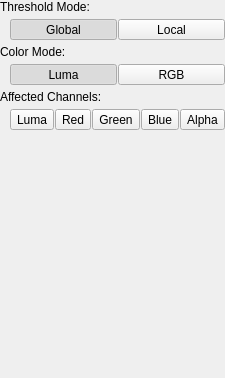
<?xml version="1.0" encoding="UTF-8"?>
<ui version="4.0">
 <class>FilterWidget</class>
 <widget class="QWidget" name="FilterWidget">
  <property name="geometry">
   <rect>
    <x>0</x>
    <y>0</y>
    <width>202</width>
    <height>378</height>
   </rect>
  </property>
  <property name="windowTitle">
   <string>Form</string>
  </property>
  <layout class="QVBoxLayout" name="verticalLayout" stretch="0,1">
   <property name="spacing">
    <number>0</number>
   </property>
   <property name="leftMargin">
    <number>0</number>
   </property>
   <property name="topMargin">
    <number>0</number>
   </property>
   <property name="rightMargin">
    <number>0</number>
   </property>
   <property name="bottomMargin">
    <number>0</number>
   </property>
   <item>
    <layout class="QVBoxLayout" name="verticalLayout_6">
     <property name="spacing">
      <number>5</number>
     </property>
     <item>
      <widget class="QLabel" name="mLabelThresholdMode">
       <property name="text">
        <string>Threshold Mode:</string>
       </property>
      </widget>
     </item>
     <item>
      <layout class="QHBoxLayout" name="horizontalLayout_3">
       <property name="spacing">
        <number>1</number>
       </property>
       <property name="leftMargin">
        <number>10</number>
       </property>
       <item>
        <widget class="QToolButton" name="mButtonThresholdModeGlobal">
         <property name="sizePolicy">
          <sizepolicy hsizetype="Preferred" vsizetype="Preferred">
           <horstretch>0</horstretch>
           <verstretch>0</verstretch>
          </sizepolicy>
         </property>
         <property name="text">
          <string>Global</string>
         </property>
         <property name="checkable">
          <bool>true</bool>
         </property>
         <property name="checked">
          <bool>true</bool>
         </property>
         <property name="autoExclusive">
          <bool>true</bool>
         </property>
         <property name="class" stdset="0">
          <string>cFlatOptionButton</string>
         </property>
        </widget>
       </item>
       <item>
        <widget class="QToolButton" name="mButtonThresholdModeLocal">
         <property name="sizePolicy">
          <sizepolicy hsizetype="Preferred" vsizetype="Preferred">
           <horstretch>0</horstretch>
           <verstretch>0</verstretch>
          </sizepolicy>
         </property>
         <property name="text">
          <string>Local</string>
         </property>
         <property name="checkable">
          <bool>true</bool>
         </property>
         <property name="autoExclusive">
          <bool>true</bool>
         </property>
         <property name="class" stdset="0">
          <string>cFlatOptionButton</string>
         </property>
        </widget>
       </item>
      </layout>
     </item>
     <item>
      <widget class="QLabel" name="label_3">
       <property name="text">
        <string>Color Mode:</string>
       </property>
      </widget>
     </item>
     <item>
      <layout class="QHBoxLayout" name="horizontalLayout_2">
       <property name="spacing">
        <number>1</number>
       </property>
       <property name="leftMargin">
        <number>10</number>
       </property>
       <item>
        <widget class="QToolButton" name="mButtonColorModeLuma">
         <property name="sizePolicy">
          <sizepolicy hsizetype="Preferred" vsizetype="Preferred">
           <horstretch>0</horstretch>
           <verstretch>0</verstretch>
          </sizepolicy>
         </property>
         <property name="text">
          <string>Luma</string>
         </property>
         <property name="checkable">
          <bool>true</bool>
         </property>
         <property name="checked">
          <bool>true</bool>
         </property>
         <property name="autoExclusive">
          <bool>true</bool>
         </property>
         <property name="class" stdset="0">
          <string>cFlatOptionButton</string>
         </property>
         <attribute name="buttonGroup">
          <string notr="true">buttonGroup</string>
         </attribute>
        </widget>
       </item>
       <item>
        <widget class="QToolButton" name="mButtonColorModeRGB">
         <property name="sizePolicy">
          <sizepolicy hsizetype="Preferred" vsizetype="Preferred">
           <horstretch>0</horstretch>
           <verstretch>0</verstretch>
          </sizepolicy>
         </property>
         <property name="text">
          <string>RGB</string>
         </property>
         <property name="checkable">
          <bool>true</bool>
         </property>
         <property name="autoExclusive">
          <bool>true</bool>
         </property>
         <property name="class" stdset="0">
          <string>cFlatOptionButton</string>
         </property>
         <attribute name="buttonGroup">
          <string notr="true">buttonGroup</string>
         </attribute>
        </widget>
       </item>
      </layout>
     </item>
     <item>
      <widget class="QLabel" name="label">
       <property name="text">
        <string>Affected Channels:</string>
       </property>
      </widget>
     </item>
     <item>
      <layout class="QHBoxLayout" name="horizontalLayout">
       <property name="spacing">
        <number>1</number>
       </property>
       <property name="leftMargin">
        <number>10</number>
       </property>
       <item>
        <widget class="QToolButton" name="mButtonAffectedChannelsLuma">
         <property name="sizePolicy">
          <sizepolicy hsizetype="Preferred" vsizetype="Preferred">
           <horstretch>0</horstretch>
           <verstretch>0</verstretch>
          </sizepolicy>
         </property>
         <property name="text">
          <string>Luma</string>
         </property>
         <property name="checkable">
          <bool>true</bool>
         </property>
         <property name="class" stdset="0">
          <string>cFlatOptionButton</string>
         </property>
        </widget>
       </item>
       <item>
        <widget class="QToolButton" name="mButtonAffectedChannelsRed">
         <property name="sizePolicy">
          <sizepolicy hsizetype="Preferred" vsizetype="Preferred">
           <horstretch>0</horstretch>
           <verstretch>0</verstretch>
          </sizepolicy>
         </property>
         <property name="text">
          <string>Red</string>
         </property>
         <property name="checkable">
          <bool>true</bool>
         </property>
         <property name="class" stdset="0">
          <string>cFlatOptionButton</string>
         </property>
        </widget>
       </item>
       <item>
        <widget class="QToolButton" name="mButtonAffectedChannelsGreen">
         <property name="sizePolicy">
          <sizepolicy hsizetype="Preferred" vsizetype="Preferred">
           <horstretch>0</horstretch>
           <verstretch>0</verstretch>
          </sizepolicy>
         </property>
         <property name="text">
          <string>Green</string>
         </property>
         <property name="checkable">
          <bool>true</bool>
         </property>
         <property name="class" stdset="0">
          <string>cFlatOptionButton</string>
         </property>
        </widget>
       </item>
       <item>
        <widget class="QToolButton" name="mButtonAffectedChannelsBlue">
         <property name="sizePolicy">
          <sizepolicy hsizetype="Preferred" vsizetype="Preferred">
           <horstretch>0</horstretch>
           <verstretch>0</verstretch>
          </sizepolicy>
         </property>
         <property name="text">
          <string>Blue</string>
         </property>
         <property name="checkable">
          <bool>true</bool>
         </property>
         <property name="class" stdset="0">
          <string>cFlatOptionButton</string>
         </property>
        </widget>
       </item>
       <item>
        <widget class="QToolButton" name="mButtonAffectedChannelsAlpha">
         <property name="sizePolicy">
          <sizepolicy hsizetype="Preferred" vsizetype="Preferred">
           <horstretch>0</horstretch>
           <verstretch>0</verstretch>
          </sizepolicy>
         </property>
         <property name="text">
          <string>Alpha</string>
         </property>
         <property name="checkable">
          <bool>true</bool>
         </property>
         <property name="class" stdset="0">
          <string>cFlatOptionButton</string>
         </property>
        </widget>
       </item>
      </layout>
     </item>
    </layout>
   </item>
   <item>
    <spacer name="verticalSpacer">
     <property name="orientation">
      <enum>Qt::Vertical</enum>
     </property>
     <property name="sizeHint" stdset="0">
      <size>
       <width>0</width>
       <height>0</height>
      </size>
     </property>
    </spacer>
   </item>
  </layout>
 </widget>
 <resources/>
 <connections/>
 <buttongroups>
  <buttongroup name="buttonGroup"/>
 </buttongroups>
</ui>
